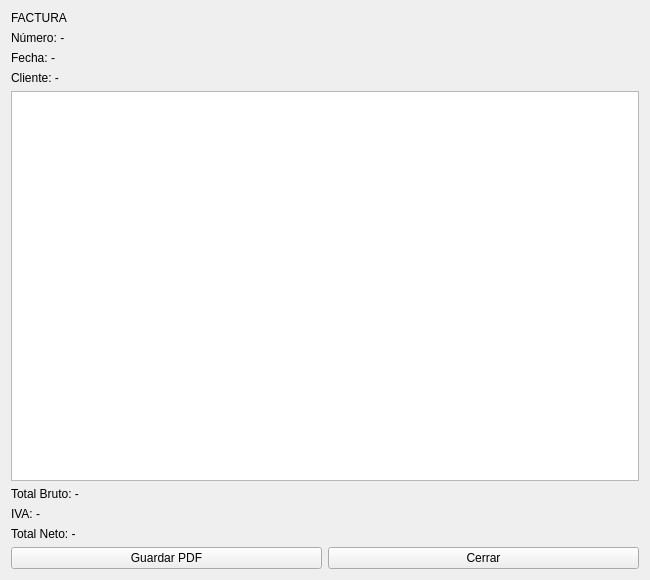
<?xml version="1.0" encoding="UTF-8"?>
<ui version="4.0">
 <class>FormDetalleFactura</class>
 <widget class="QWidget" name="FormDetalleFactura">
  <property name="geometry">
   <rect>
    <x>0</x>
    <y>0</y>
    <width>650</width>
    <height>580</height>
   </rect>
  </property>
  <property name="windowTitle">
   <string>Detalle de Factura</string>
  </property>

  <layout class="QVBoxLayout" name="verticalLayout">

   <!-- Encabezado -->
   <item>
    <layout class="QHBoxLayout">

     <item>
      <layout class="QVBoxLayout">
       <item>
        <widget class="QLabel" name="lbl_titulo">
         <property name="text">
          <string style="font-size:18px; font-weight:bold;">FACTURA</string>
         </property>
        </widget>
       </item>

       <item>
        <widget class="QLabel" name="lbl_numero_factura">
         <property name="text">
          <string>Número: -</string>
         </property>
        </widget>
       </item>

       <item>
        <widget class="QLabel" name="lbl_fecha">
         <property name="text">
          <string>Fecha: -</string>
         </property>
        </widget>
       </item>

       <item>
        <widget class="QLabel" name="lbl_cliente">
         <property name="text">
          <string>Cliente: -</string>
         </property>
        </widget>
       </item>
      </layout>
     </item>

    </layout>
   </item>

   <!-- Tabla -->
   <item>
    <widget class="QTableWidget" name="tabla_detalle"/>
   </item>

   <!-- Totales -->
   <item>
    <layout class="QVBoxLayout">
     <item>
      <widget class="QLabel" name="lbl_bruto">
       <property name="text">
        <string>Total Bruto: -</string>
       </property>
      </widget>
     </item>
     <item>
      <widget class="QLabel" name="lbl_iva">
       <property name="text">
        <string>IVA: -</string>
       </property>
      </widget>
     </item>
     <item>
      <widget class="QLabel" name="lbl_total">
       <property name="text">
        <string>Total Neto: -</string>
       </property>
      </widget>
     </item>
    </layout>
   </item>

   <!-- Botones -->
   <item>
    <layout class="QHBoxLayout">

     <item>
      <widget class="QPushButton" name="btn_generar_pdf">
       <property name="text">
        <string>Guardar PDF</string>
       </property>
      </widget>
     </item>

     <item>
      <widget class="QPushButton" name="btn_cerrar">
       <property name="text">
        <string>Cerrar</string>
       </property>
      </widget>
     </item>

    </layout>
   </item>

  </layout>

 </widget>
 <resources/>
 <connections/>
</ui>
